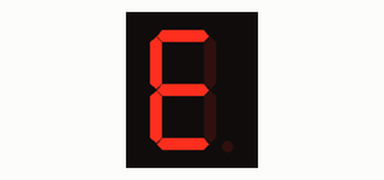
A program run on a simulated ESP32 board running MicroPython. Parts: 1-digit seven-segment display. The segment pins are drawn as the display they are named for.

Above: at 0.1 s.
At 3.1 s:
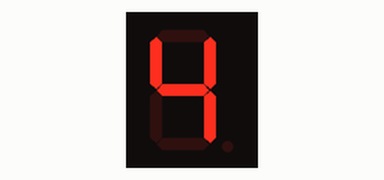
At 8.1 s:
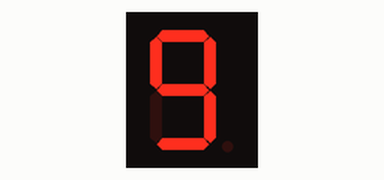
At 18.1 s:
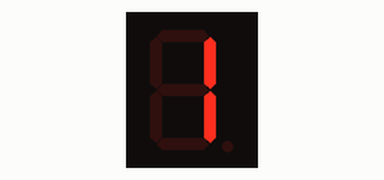
At 28.1 s:
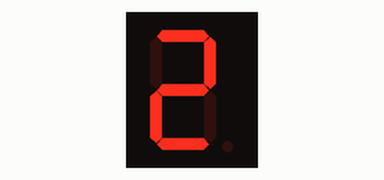
At 38.1 s:
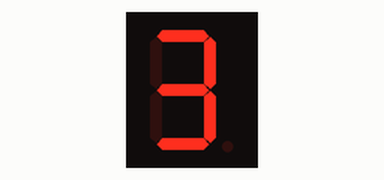

Measured:
- what the display in image 0 shows lasts 0.9 s, from 0.1 s to 1.0 s

The program:

st5_show_num.py
```python
from machine import Pin
import time

# 定义数码管各段的引脚
segments = [
    Pin(18, Pin.OUT),  # A
    Pin(19, Pin.OUT),  # B
    Pin(4, Pin.OUT),  # C
    Pin(2, Pin.OUT),  # D
    Pin(15, Pin.OUT),  # E
    Pin(5, Pin.OUT),  # F
    Pin(21, Pin.OUT),  # G
]

# 定义数字0-9的段码（共阳极）
digits = [
    (0,0,0,0,0,0,1),  # 0
    (1,0,0,1,1,1,1),  # 1
    (0,0,1,0,0,1,0),  # 2
    (0,0,0,0,1,1,0),  # 3
    (1,0,0,1,1,0,0),  # 4
    (0,1,0,0,1,0,0),  # 5
    (0,1,0,0,0,0,0),  # 6
    (0,0,0,1,1,1,1),  # 7
    (0,0,0,0,0,0,0),  # 8
    (0,0,0,0,1,0,0),  # 9
]

def display_digit(digit):
    for i in range(7):
        segments[i].value(digits[digit][i])

# 显示数字4
# display_digit(4)

# 循环显示1-9的数字
while True:
    for digit in range(1, 10):
        display_digit(digit)
        time.sleep(1)  # 每个数字显示1秒

# 保持显示
# while True:
#     time.sleep(1)
```
